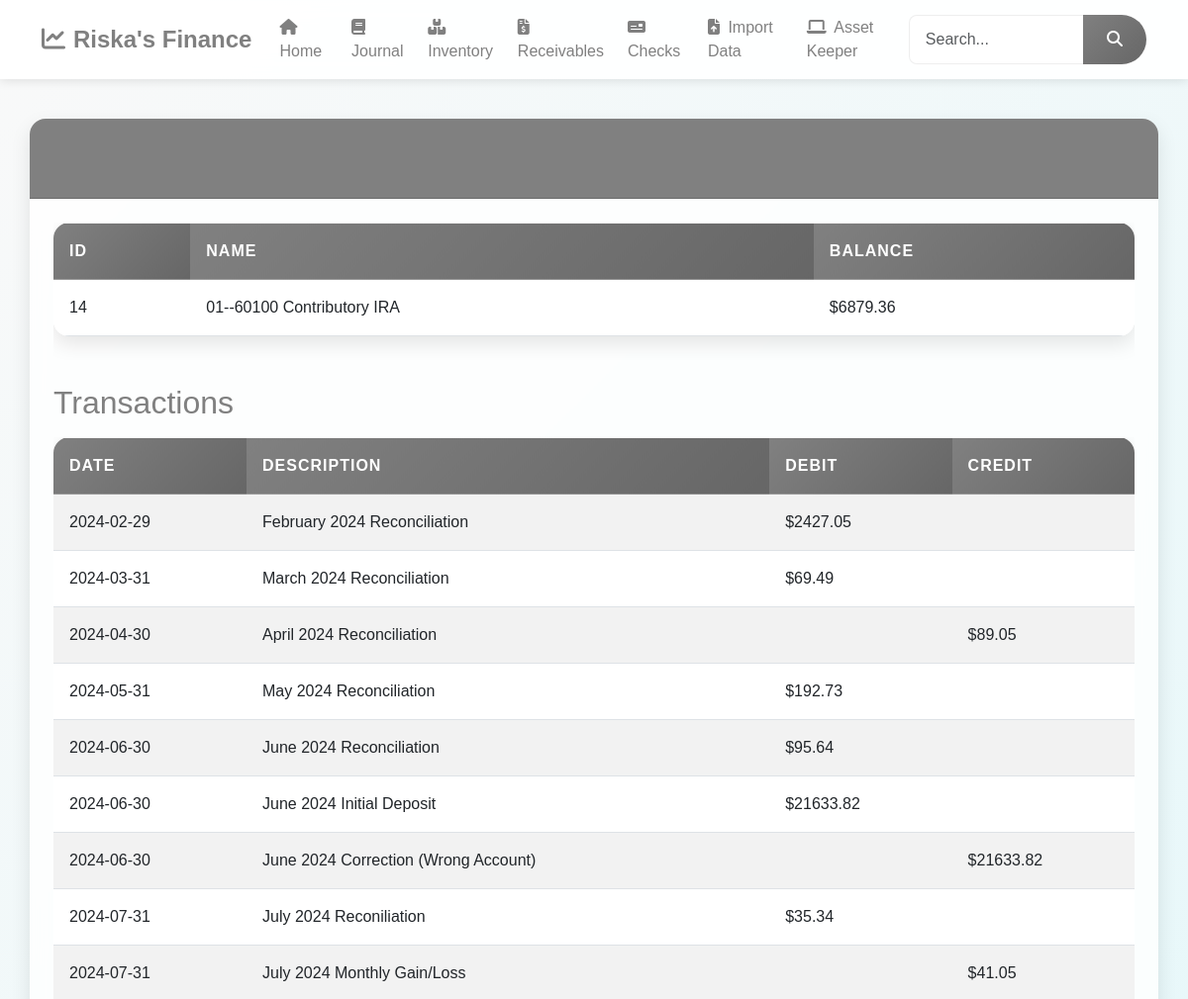
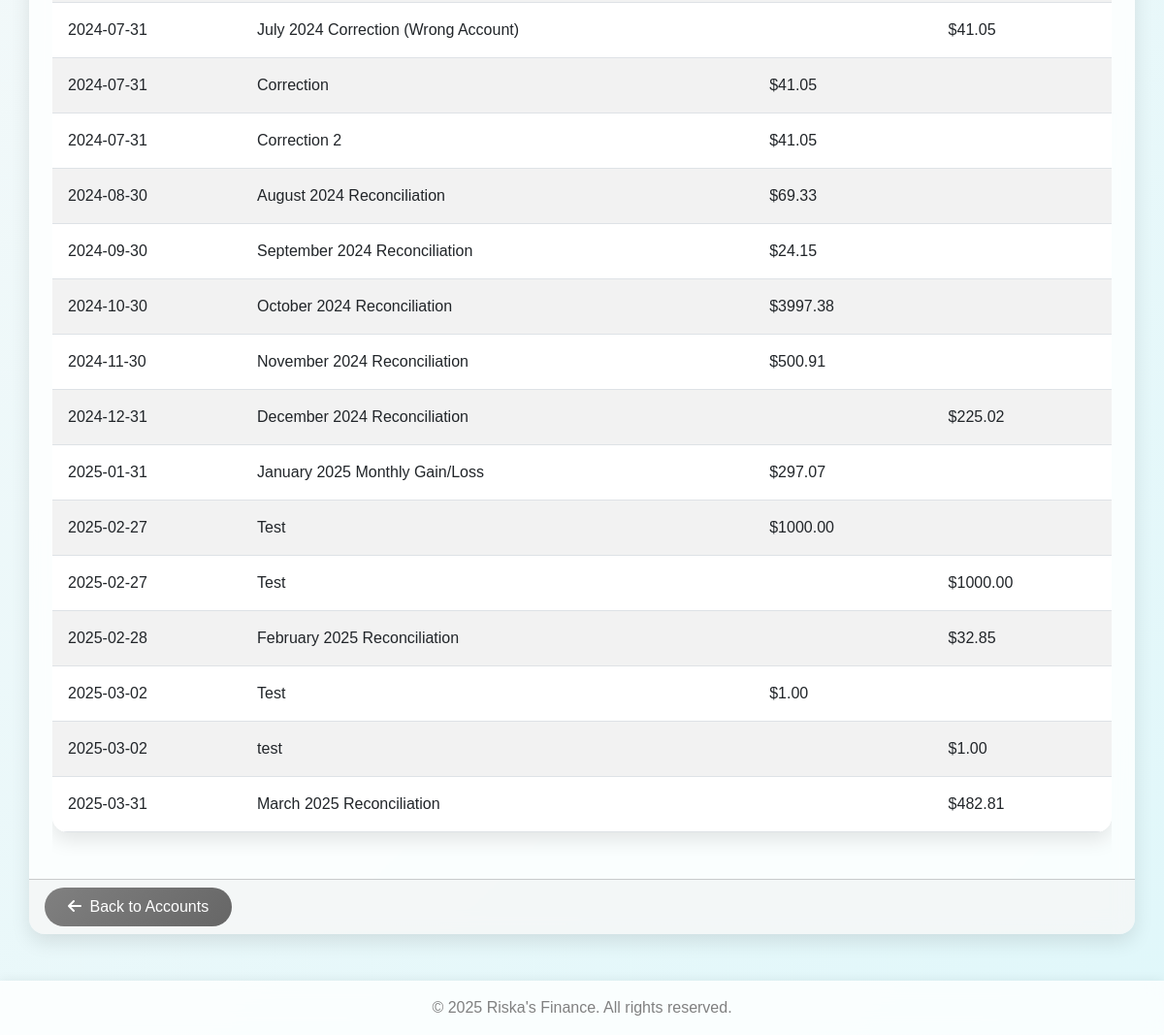
Page /account/14 on the committed database (2 pictures, top to bottom).
### tables this page shows
CREATE TABLE accounts (
                            id INTEGER PRIMARY KEY AUTOINCREMENT,
                            name TEXT UNIQUE NOT NULL
                          , balance REAL DEFAULT 0);

CREATE TABLE transactions (
                            id INTEGER PRIMARY KEY AUTOINCREMENT,
                            date TEXT,
                            account TEXT,
                            description TEXT,
                            debit REAL,
                            credit REAL
                          , account_id INTEGER);

### attached_assets/app.py (the view)
@app.route('/account/<int:account_id>')
def account_details(account_id):
    with sqlite3.connect(DB_FILE) as conn:
        cursor = conn.cursor()
        cursor.execute("SELECT id, name, balance FROM accounts WHERE id = ?", (account_id,))
        account = cursor.fetchone()
        if not account:
            return "Account not found.", 404
        cursor.execute('''SELECT date, description, debit, credit
                          FROM transactions
                          WHERE account_id = ?
                          ORDER BY date''', (account_id,))
        transactions = cursor.fetchall()
    return render_template("account_details.html", account=account, transactions=transactions)

### templates/account_details.html (shortened to what this page needs)
{% extends "base.html" %}
{% block content %}
<div class="card">
    <div class="card-header">
        <h1 class="mb-0">Account Details</h1>
    </div>
    <div class="card-body">
        <div class="table-responsive mb-4">
            <table class="table">
                <thead>
                    <tr>
                        <th>ID</th>
                        <th>Name</th>
                        <th>Balance</th>
                    </tr>
                </thead>
                <tbody>
                    <tr>
                        <td>{{ account[0] }}</td>
                        <td>{{ account[1] }}</td>
                        <td>
                          {% if account[2] is not none and account[2] != "" %}
                            ${{ "%.2f"|format(account[2]|float) }}
                          {% else %}
                            $0.00
                          {% endif %}
                        </td>
                    </tr>
                </tbody>
            </table>
        </div>
        <h2>Transactions</h2>
        <div class="table-responsive">
            <table class="table table-striped table-hover">
                <thead>
                    <tr>
                        <th>Date</th>
                        <th>Description</th>
                        <th>Debit</th>
                        <th>Credit</th>
                    </tr>
                </thead>
                <tbody>
                    {% for transaction in transactions %}
                    <tr>
                        <td>{{ transaction[0] }}</td>
                        <td>{{ transaction[1] }}</td>
                        <td>
                          {% if transaction[2] and transaction[2] > 0 %}
                            ${{ "%.2f"|format(transaction[2]|float) }}
                          {% endif %}
                        </td>
                        <td>
                          {% if transaction[3] and transaction[3] > 0 %}
                            ${{ "%.2f"|format(transaction[3]|float) }}
                          {% endif %}
                        </td>
                    </tr>
                    {% endfor %}
                </tbody>
            </table>
        </div>
    </div>
    <div class="card-footer">
        <a href="{{ url_for('index') }}" class="btn btn-primary">
            <i class="fas fa-arrow-left me-1"></i> Back to Accounts
        </a>
    </div>
</div>
{% endblock %}

### static/css/style.css (style rules this page uses)
:root { --primary-color: #808080; --primary-dark: #666666; --primary-light: #a0a0a0; --secondary-color: #e0f7fa; --text-color: #333333; --bg-color: #f9f9f9; --bg-gradient: linear-gradient(135deg, #f9f9f9, #e0f7fa); }
body { font-family: 'Arial', sans-serif; background: var(--bg-gradient); color: var(--text-color); margin: 0; padding: 0; overflow-x: hidden; min-height: 100vh; display: flex; flex-direction: column; }
h1, h2, h3, h4, h5, h6 { color: var(--primary-color); margin-bottom: 1rem; }
h1 { font-size: 2.5rem; font-weight: 700; margin-bottom: 1.5rem; text-align: center; }
h2 { font-size: 2rem; margin-top: 1.5rem; margin-bottom: 1rem; }
.card { background: rgba(255, 255, 255, 0.8); backdrop-filter: blur(10px); box-shadow: 0 8px 20px rgba(0, 0, 0, 0.1); border-radius: 1rem; overflow: hidden; transition: transform 0.3s ease, box-shadow 0.3s ease; border: none; margin-bottom: 1.5rem; }
.card-header { background: var(--primary-color); color: white; font-weight: 600; padding: 1rem 1.5rem; }
.card-body { padding: 1.5rem; }
.btn-primary { background: linear-gradient(135deg, var(--primary-color), var(--primary-dark)); border: none; border-radius: 25px; padding: 0.5rem 1.5rem; font-weight: 500; transition: all 0.3s ease; }
.table { width: 100%; margin-bottom: 1.5rem; border-collapse: collapse; background: rgba(255, 255, 255, 0.8); backdrop-filter: blur(10px); box-shadow: 0 8px 20px rgba(0, 0, 0, 0.1); border-radius: 1rem; overflow: hidden; }
.table thead th { background: linear-gradient(135deg, var(--primary-color), var(--primary-dark)); color: white; font-weight: 600; text-transform: uppercase; letter-spacing: 1px; padding: 1rem; border-bottom: none; }
.table tbody tr:nth-child(even) { background-color: rgba(248, 248, 248, 0.6); }
.table tbody tr { transition: all 0.3s ease; }
.table td, .table th { padding: 1rem; vertical-align: middle; border-top: 1px solid rgba(221, 221, 221, 0.3); }

### rows in the picture
accounts: id "14", name "01--60100 Contributory IRA", balance "6879.36"
transactions: debit "2427.05"
transactions: debit "69.49"
transactions: credit "89.05"
transactions: debit "192.73"
transactions: debit "95.64"
transactions: debit "21633.82"
transactions: credit "21633.82"
transactions: debit "35.34"
transactions: credit "41.05"
transactions: credit "41.05"
transactions: debit "41.05"
transactions: debit "41.05"
transactions: debit "69.33"
transactions: debit "24.15"
transactions: debit "3997.38"
transactions: debit "500.91"
transactions: credit "225.02"
transactions: debit "297.07"
transactions: debit "1000.00"
transactions: credit "1000.00"
transactions: credit "32.85"
transactions: debit "1.00"
transactions: credit "1.00"
transactions: credit "482.81"
